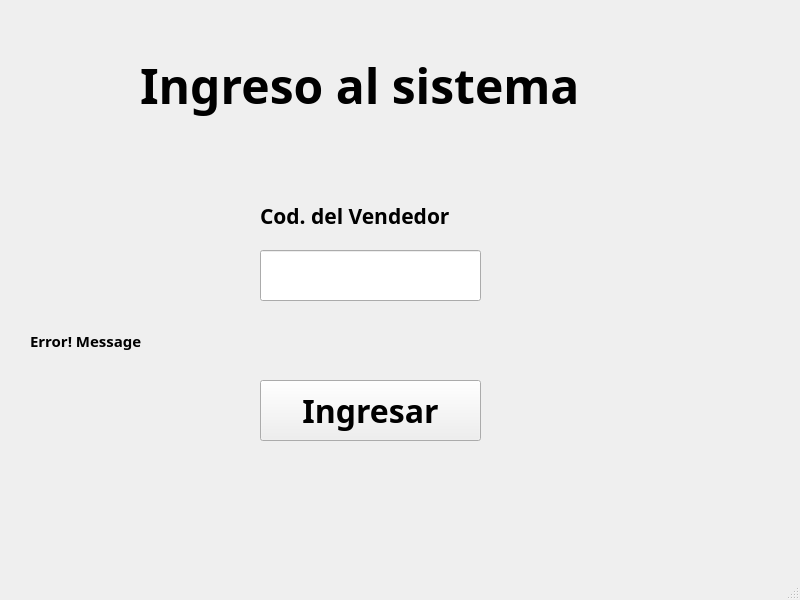
<?xml version="1.0" encoding="UTF-8"?>
<ui version="4.0">
 <class>MainWindow</class>
 <widget class="QMainWindow" name="MainWindow">
  <property name="geometry">
   <rect>
    <x>0</x>
    <y>0</y>
    <width>800</width>
    <height>600</height>
   </rect>
  </property>
  <property name="windowTitle">
   <string>Venta Pasajes Avion</string>
  </property>
  <widget class="QWidget" name="centralwidget">
   <widget class="QLabel" name="label">
    <property name="geometry">
     <rect>
      <x>140</x>
      <y>10</y>
      <width>531</width>
      <height>151</height>
     </rect>
    </property>
    <property name="font">
     <font>
      <family>Source Sans Pro Black</family>
      <pointsize>36</pointsize>
      <weight>75</weight>
      <bold>true</bold>
     </font>
    </property>
    <property name="text">
     <string>Ingreso al sistema</string>
    </property>
    <property name="textFormat">
     <enum>Qt::PlainText</enum>
    </property>
   </widget>
   <widget class="QLabel" name="label_2">
    <property name="geometry">
     <rect>
      <x>260</x>
      <y>180</y>
      <width>221</width>
      <height>71</height>
     </rect>
    </property>
    <property name="font">
     <font>
      <family>Source Sans Pro</family>
      <pointsize>16</pointsize>
      <weight>75</weight>
      <bold>true</bold>
     </font>
    </property>
    <property name="text">
     <string>Cod. del Vendedor</string>
    </property>
   </widget>
   <widget class="QLineEdit" name="CodVendedor">
    <property name="geometry">
     <rect>
      <x>260</x>
      <y>250</y>
      <width>221</width>
      <height>51</height>
     </rect>
    </property>
    <property name="font">
     <font>
      <family>Source Code Pro</family>
      <pointsize>20</pointsize>
     </font>
    </property>
   </widget>
   <widget class="QLabel" name="label_3">
    <property name="geometry">
     <rect>
      <x>30</x>
      <y>310</y>
      <width>711</width>
      <height>61</height>
     </rect>
    </property>
    <property name="font">
     <font>
      <family>Source Sans Pro</family>
      <pointsize>11</pointsize>
      <weight>75</weight>
      <bold>true</bold>
     </font>
    </property>
    <property name="text">
     <string>Error! Message</string>
    </property>
   </widget>
   <widget class="QPushButton" name="pushButton">
    <property name="geometry">
     <rect>
      <x>260</x>
      <y>380</y>
      <width>221</width>
      <height>61</height>
     </rect>
    </property>
    <property name="font">
     <font>
      <family>Source Sans Pro</family>
      <pointsize>24</pointsize>
      <weight>75</weight>
      <bold>true</bold>
     </font>
    </property>
    <property name="text">
     <string>Ingresar</string>
    </property>
   </widget>
  </widget>
  <widget class="QStatusBar" name="statusbar"/>
 </widget>
 <resources/>
 <connections/>
</ui>
